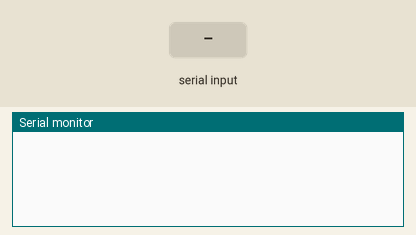
Recording of a sketch running on a simulated Arduino Nano, built with avr-gcc and run on an emulated ATmega328P. On the bench: the last lines printed to the serial monitor. The inputs (shaded band) are chosen by the test bench.

Above: at 2.8 s.
2.9 s: "90,45\n" received over the second serial link
At 4.2 s:
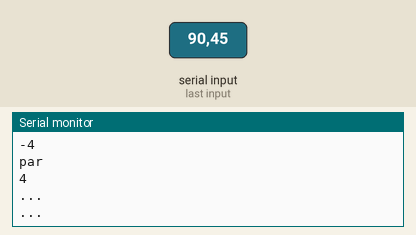
4.5 s: "200\n" received over the second serial link
At 5.5 s:
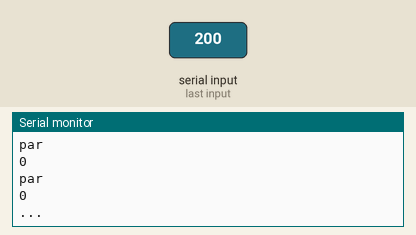
Timing chart, 0 to 7.5 s (numbered marks = the images above; inputs shaded):
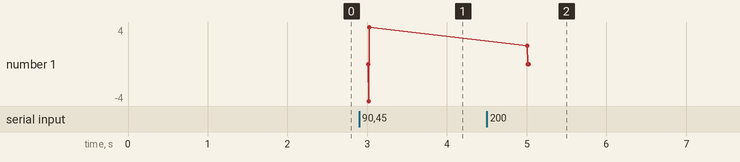

Measured:
- after the input at 2.9 s, the serial monitor: prints a new line after 0.10 s (image 1)
- after the input at 4.5 s, the serial monitor: prints a new line after 0.51 s (image 2)

The sketch:

nano.ino
```cpp
//Esse include é necessário se for programar utilizando o PlatformIO.
#include <Arduino.h>
//Essa biblioteca é necessária para cria a comunicação serial por software.
//Prefira utilizar velocidades baixas nessa comunicação.
#include <SoftwareSerial.h>

//Defina os pinos. TX é Transmissão. Ele deve ir conectado ao RX, que é Recepção
#define SOFT_TX 3
//...e vice-versa.
#define SOFT_RX 2

//Instância de um objeto de comunicação serial, passando os pinos RX/TX como parâmetro.
//Se estiver utilizando outra placa, atente-se ao wiring.
SoftwareSerial SerialESP(SOFT_RX,SOFT_TX);

//Uma variável para guardar a leitura serial.
String values;
uint8_t number = 0;

//Quando a leitura estiver concluída, um boolean libera a impressão na serial.
bool ok = false;

void setup() {
  //inicie ambas as seriais. A serial nativa pode estar na velocidade preferida.
  Serial.begin(9600);
  //A velocidade da softwareserial deve ser a mesma utilizada no ESP-01.
  SerialESP.begin(9600);
  //inicia a string com valor nulo.
  values = "";
}

void loop() {
  /*Se houver dados advindos do ESP-01, lê até que encontre o final de linha.*/
  while (SerialESP.available()){

      //values = SerialESP.readStringUntil('\n');
      number = SerialESP.read();
      if (((number-48)%2) == 0 && number != '\n'){
        Serial.println("par");
        Serial.println(number-48);
      }
      else{
        Serial.println("...");
      }

      //quando sair desse loop, o boolean garantirá que o valor seja impresso na serial do Arduino.
      ok = true;
  }

 //Se true, o resultado é impresso na serial do Arduino e a variável é zerada.
 if (ok){
     Serial.println(values);
     values = "";
     //garanta que não seja executada essa condicional novamente.
     ok = false;
 }
     //Pode até não ter delay, ou ter um delay mínimo. Por convenção, 1s.
     delay(1000);
}
```
